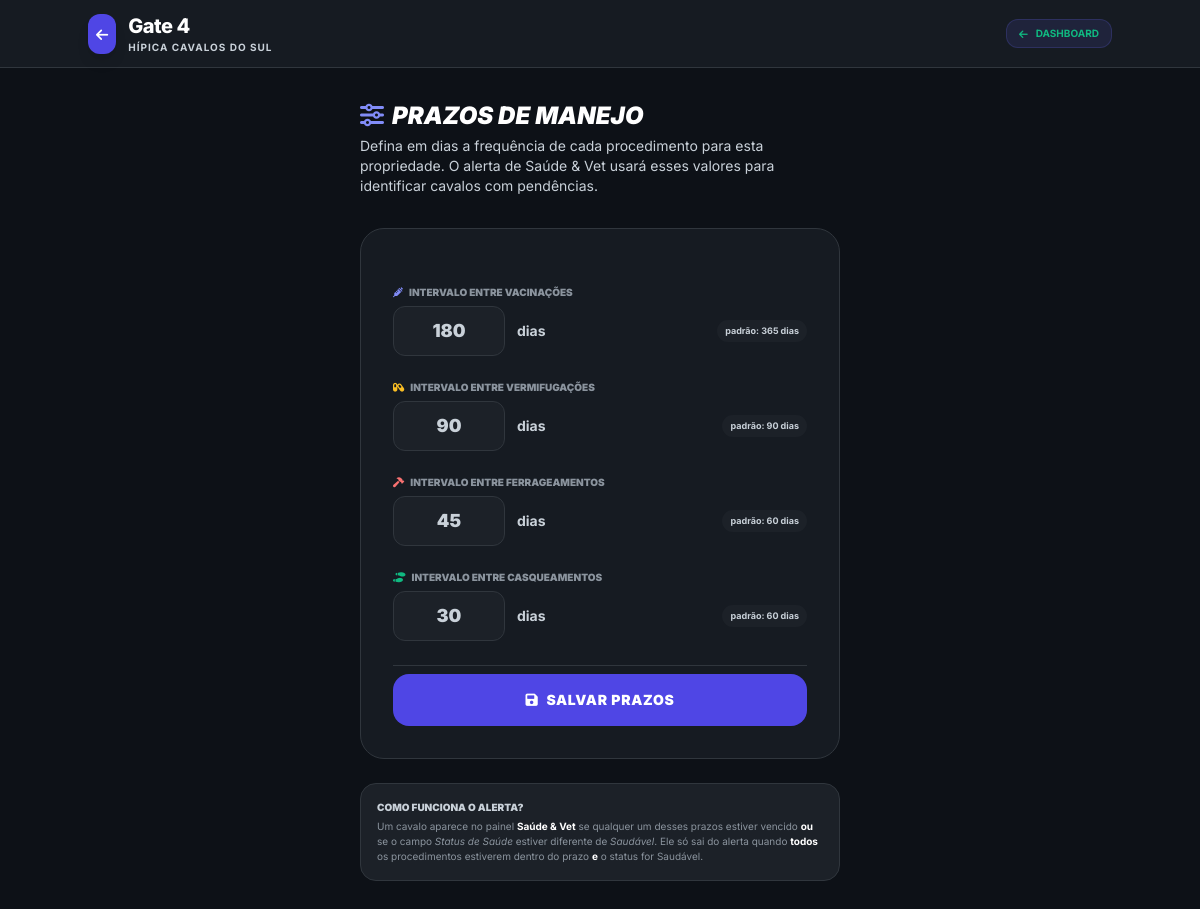
/config-prazos-manejo/ (signed in), run on the app's committed database.
### gateagora/models.py (models this page shows, shortened)
class Empresa(models.Model):
    nome = models.CharField(max_length=100)
    logo = models.ImageField(upload_to='logos/', null=True, blank=True)
    cnpj = models.CharField(max_length=18, blank=True, null=True, help_text="CNPJ da Unidade")
    cidade = models.CharField(max_length=100, default="Cidade Exemplo")
    slug = models.SlugField(
        unique=True,
        help_text="Identificador único na URL (ex: haras-santa-fe)"
    )
    class Meta:
        indexes = [models.Index(fields=["slug"])]
        verbose_name = "Empresa 🏢"
        verbose_name_plural = "Empresas 🏢"

class ConfigPrazoManejo(models.Model):
    empresa             = models.OneToOneField(Empresa, on_delete=models.CASCADE, related_name='config_prazo_manejo')
    prazo_vacina        = models.PositiveIntegerField(default=365, help_text="Dias entre vacinações")
    prazo_vermifugo     = models.PositiveIntegerField(default=90,  help_text="Dias entre vermifugações")
    prazo_ferrageamento = models.PositiveIntegerField(default=60,  help_text="Dias entre ferrageamentos")
    prazo_casqueamento  = models.PositiveIntegerField(default=60,  help_text="Dias entre casqueamentos")
    prazo_confirmacao_horas = models.PositiveIntegerField(
        default=24,
        help_text="Horas antes da aula dentro das quais o aluno pode confirmar presença (0 = sem prazo)"
    )
    class Meta:
        verbose_name        = "Configuração de Prazos de Manejo"
        verbose_name_plural = "Configurações de Prazos de Manejo"

### gateagora/views.py (the view, shortened to what this page needs)
# urls.py: path('config-prazos-manejo/', views.config_prazos_manejo, name='config_prazos_manejo'),
@login_required
def config_prazos_manejo(request):
    from .models import ConfigPrazoManejo
    empresa = request.empresa
    if not empresa and not request.user.is_superuser:
        return redirect('/admin/')
    cfg, _ = ConfigPrazoManejo.objects.get_or_create(empresa=request.empresa)
    context = {
        "brand_name": BRAND_NAME,
        "empresa":    empresa,
        "cfg":        cfg,
    }
    return render(request, "gateagora/config_prazos_manejo.html", context)

### gateagora/views.py (called while the page is built)
def theme_context_processor(request):
    return {"current_theme": request.COOKIES.get("gate-theme", "zaino")}

### gateagora/templates/gateagora/config_prazos_manejo.html (shortened to what this page needs)
{% load static %}
<!DOCTYPE html>
<html lang="pt-br">
<head>
  <script src="https://cdn.tailwindcss.com"></script>
  <link rel="stylesheet" href="https://cdnjs.cloudflare.com/ajax/libs/font-awesome/6.0.0/css/all.min.css"/>
  <link rel="stylesheet" href="{% static 'css/themes.css' %}">
</head>
<body>
<nav class="glass sticky top-0 z-50 px-6 py-3">
  <div class="container mx-auto flex justify-between items-center">
    <a href="{% url 'dashboard' %}" class="flex items-center gap-3 group">
      <div class="bg-indigo-600 p-2 rounded-xl shadow-lg group-hover:bg-indigo-700 transition">
        <i class="fa-solid fa-arrow-left text-white text-sm"></i>
      </div>
      <div>
        <h1 class="text-xl font-extrabold tracking-tight" style="color:var(--text-strong)">Gate 4</h1>
        <p class="text-[10px] font-bold uppercase tracking-widest" style="color:var(--text-muted)">{{ empresa.nome }}</p>
      </div>
    </a>
    <a href="{% url 'dashboard' %}"
       class="text-[10px] font-bold uppercase px-3 py-1.5 rounded-xl flex items-center gap-2 transition"
       style="background-color:var(--indigo-soft);color:var(--indigo-text);border:1px solid rgba(99,102,241,0.2);">
      <i class="fa-solid fa-arrow-left"></i> Dashboard
    </a>
  </div>
</nav>
<div class="container mx-auto px-4 py-8 max-w-lg">
  <div class="mb-8">
    <h2 class="text-2xl font-black uppercase italic" style="color:var(--text-strong)">
      <i class="fa-solid fa-sliders mr-2" style="color:var(--indigo-text)"></i>Prazos de Manejo
    </h2>
    <p class="text-sm mt-1" style="color:var(--text-muted)">
      Defina em dias a frequência de cada procedimento para esta propriedade.
      O alerta de Saúde &amp; Vet usará esses valores para identificar cavalos com pendências.
    </p>
  </div>
  <form method="post" class="card p-8 space-y-6">
    {% with campos=forloop %}
    <div>
      <label class="text-[10px] font-black uppercase block mb-1.5" style="color:var(--text-muted)">
        <i class="fa-solid fa-syringe mr-1" style="color:var(--indigo-text)"></i>
        Intervalo entre Vacinações
      </label>
      <div class="flex items-center gap-3">
        <input type="number" name="prazo_vacina" value="{{ cfg.prazo_vacina }}" min="1" max="730" required
          class="w-28 rounded-xl px-3 py-2.5 text-lg font-black text-center"
          style="background-color:var(--card-alt);color:var(--text-main);border:1px solid var(--border);">
        <span class="text-sm font-bold" style="color:var(--text-muted)">dias</span>
        <span class="text-[9px] px-2 py-1 rounded-full font-bold ml-auto"
              style="background-color:var(--card-alt);color:var(--text-muted);">
          padrão: 365 dias
        </span>
      </div>
    </div>
    <div>
      <label class="text-[10px] font-black uppercase block mb-1.5" style="color:var(--text-muted)">
        <i class="fa-solid fa-capsules mr-1" style="color:var(--amber-text)"></i>
        Intervalo entre Vermifugações
      </label>
      <div class="flex items-center gap-3">
        <input type="number" name="prazo_vermifugo" value="{{ cfg.prazo_vermifugo }}" min="1" max="365" required
          class="w-28 rounded-xl px-3 py-2.5 text-lg font-black text-center"
          style="background-color:var(--card-alt);color:var(--text-main);border:1px solid var(--border);">
        <span class="text-sm font-bold" style="color:var(--text-muted)">dias</span>
        <span class="text-[9px] px-2 py-1 rounded-full font-bold ml-auto"
              style="background-color:var(--card-alt);color:var(--text-muted);">
          padrão: 90 dias
        </span>
      </div>
    </div>
    <div>
      <label class="text-[10px] font-black uppercase block mb-1.5" style="color:var(--text-muted)">
        <i class="fa-solid fa-hammer mr-1" style="color:var(--red-text)"></i>
        Intervalo entre Ferrageamentos
      </label>
      <div class="flex items-center gap-3">
        <input type="number" name="prazo_ferrageamento" value="{{ cfg.prazo_ferrageamento }}" min="1" max="180" required
          class="w-28 rounded-xl px-3 py-2.5 text-lg font-black text-center"
          style="background-color:var(--card-alt);color:var(--text-main);border:1px solid var(--border);">
        <span class="text-sm font-bold" style="color:var(--text-muted)">dias</span>
        <span class="text-[9px] px-2 py-1 rounded-full font-bold ml-auto"
              style="background-color:var(--card-alt);color:var(--text-muted);">
          padrão: 60 dias
        </span>
      </div>
    </div>
    <div>
      <label class="text-[10px] font-black uppercase block mb-1.5" style="color:var(--text-muted)">
        <i class="fa-solid fa-shoe-prints mr-1" style="color:var(--emerald-text)"></i>
        Intervalo entre Casqueamentos
      </label>
      <div class="flex items-center gap-3">
        <input type="number" name="prazo_casqueamento" value="{{ cfg.prazo_casqueamento }}" min="1" max="180" required
          class="w-28 rounded-xl px-3 py-2.5 text-lg font-black text-center"
          style="background-color:var(--card-alt);color:var(--text-main);border:1px solid var(--border);">
        <span class="text-sm font-bold" style="color:var(--text-muted)">dias</span>
        <span class="text-[9px] px-2 py-1 rounded-full font-bold ml-auto"
              style="background-color:var(--card-alt);color:var(--text-muted);">
          padrão: 60 dias
        </span>
      </div>
    </div>
    {% endwith %}
    <div class="pt-2" style="border-top:1px solid var(--border)">
      <button type="submit"
        class="w-full py-4 rounded-2xl font-black uppercase text-sm tracking-wider flex items-center justify-center gap-2 transition"
        style="background:#4f46e5;color:#fff;">
        <i class="fa-solid fa-floppy-disk"></i>
        Salvar Prazos
      </button>
    </div>
  </form>
  <div class="mt-6 px-4 py-4 rounded-2xl text-[10px]" style="background-color:var(--card-alt);color:var(--text-muted);border:1px solid var(--border);">
    <p class="font-black uppercase mb-1" style="color:var(--text-main)">Como funciona o alerta?</p>
    Um cavalo aparece no painel <strong>Saúde &amp; Vet</strong> se qualquer um desses prazos estiver vencido
    <strong>ou</strong> se o campo <em>Status de Saúde</em> estiver diferente de <em>Saudável</em>.
    Ele só sai do alerta quando <strong>todos</strong> os procedimentos estiverem dentro do prazo
    <strong>e</strong> o status for Saudável.
  </div>
</div>
</body>
</html>

### static/css/themes.css (style rules this page uses)
:root { --bg-main: #0d1117; --card-bg: #161b22; --card-alt: #1c2128; --text-main: #c9d1d9; --text-muted: #8b949e; --text-strong:#ffffff; --primary: #10b981; --border: #30363d; --alert-bg: rgba(255,255,255,0.03); --emerald-text: #10b981; --indigo-text: #818cf8; --amber-text: #fbbf24; --red-text: #f87171; --emerald-soft: rgba(16,185,129,0.10); --amber-soft: rgba(245,158,11,0.10); --red-soft: rgba(239,68,68,0.10); --indigo-soft: rgba(99,102,241,0.12); --white-soft: rgba(255,255,255,0.05); }
body { background-color: var(--bg-main) !important; color: var(--text-main) !important; transition: background-color 0.4s ease, color 0.4s ease; }
.card, .card-static, .glass, .bg-white, .bg-slate-900, .bg-neutral-900 { background-color: var(--card-bg) !important; border-color: var(--border) !important; color: var(--text-main) !important; }
h1, h2, h3, strong, .text-strong { color: var(--text-strong) !important; }
p, span, td, th, .text-muted { color: var(--text-main) !important; }
a, .text-primary { color: var(--primary) !important; }
nav.glass { background-color: var(--card-bg) !important; border-bottom: 1px solid var(--border) !important; }
* { transition: background-color 0.3s ease, border-color 0.3s ease, color 0.3s ease; }

### gateagora/templates/gateagora/config_prazos_manejo.html (style rules this page uses)
body { font-family: 'Inter', sans-serif; background-color: var(--bg-main); color: var(--text-main); }
.card { background-color: var(--card-bg); border: 1px solid var(--border); border-radius: 1.5rem; }
.glass { background-color: var(--card-bg); border-bottom: 1px solid var(--border); backdrop-filter: blur(10px); }
input[type="number"] { -moz-appearance: textfield; }

### data on the page
Empresa: nome "HÍPICA CAVALOS DO SUL"
ConfigPrazoManejo: prazo_vacina "180", prazo_vermifugo "90", prazo_ferrageamento "45", prazo_casqueamento "30"
